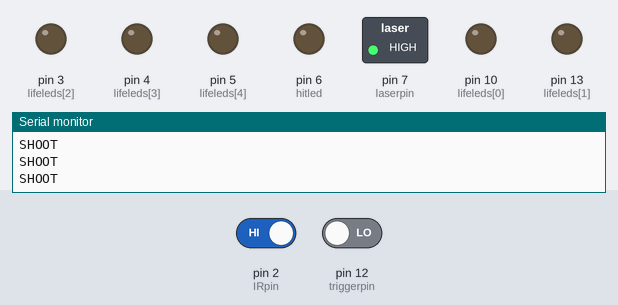
The sketch below on a simulated Arduino Uno, built with avr-gcc and run on an emulated ATmega328P. Shown: switched loads named in the sketch (green lamp = pin HIGH), output pins drawn as LEDs (lit = HIGH), the last lines printed to the serial monitor. Inputs (shaded band) come from the test bench; at power-on: pin 2 (IRpin) HIGH, pin 12 (triggerpin) LOW. Pins used as bus, display or sensor lines are not drawn.

Above: at 1.2 s.
1.3 s: pin 2 (IRpin) driven LOW
At 2.5 s:
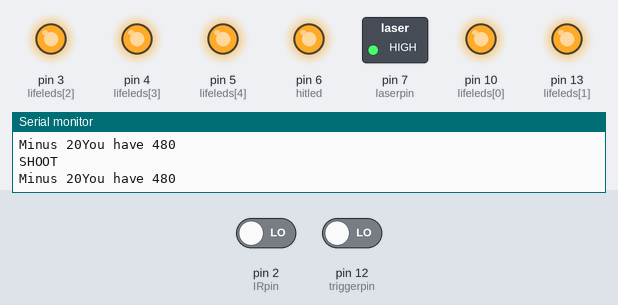
2.8 s: pin 12 (triggerpin) driven HIGH
At 3.7 s:
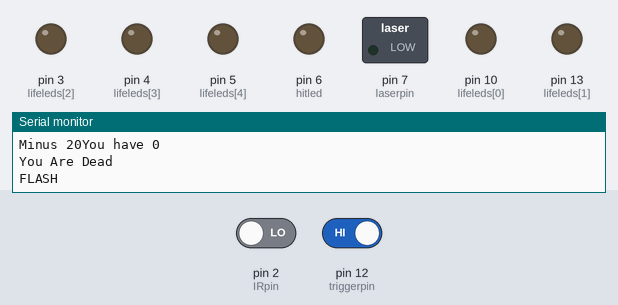
At 4.2 s:
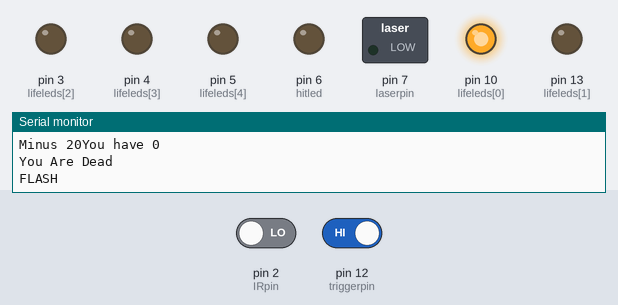
Timing chart, 0 to 16.9 s (numbered marks = the images above; inputs shaded):
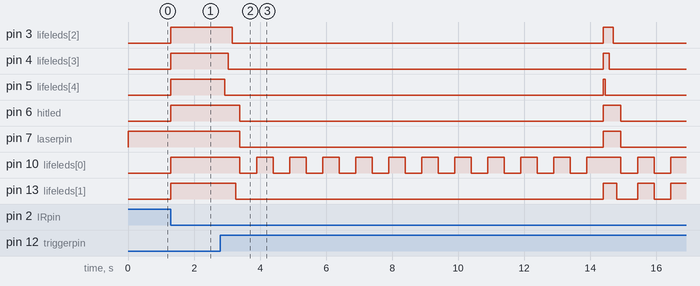

The sketch:

LaserTagCode.ino
```cpp
/* Raw IR decoder sketch!

 This sketch/program uses the Arduno and a PNA4602 to
 decode IR received. This can be used to make a IR receiver
 (by looking for a particular code)
 or transmitter (by pulsing an IR LED at ~38KHz for the
 durations detected

 Code is public domain, check out www.ladyada.net and adafruit.com
 for more tutorials!
 */

// We need to use the 'raw' pin reading methods
// because timing is very important here and the digitalRead()
// procedure is slower!
//uint8_t IRpin = 2;
// Digital pin #2 is the same as Pin D2 see
// http://arduino.cc/en/Hacking/PinMapping168 for the 'raw' pin mapping
#define IRpin_PIN      PIND
#define IRpin          2
//int signals[]={0,0,90,554,90,228,90,228,90,228,90,552,90,228,90,552,90,554,90,554,90,226,90};
//int numpulses;
int life = 500;
int firepin = 8;
int fire= 0;
int lifeleds[]={10,13,3,4,5};
int triggerpin = 12;
int speakerpin = 11;
int hitled = 6;
int laserpin = 7;
int deathcounter;
int halfcycle= 13;
int cycles = 38;
byte names[] = {'c', 'd', 'e', 'f', 'g', 'a', 'b', 'C'};
int tones[] = {1915, 1700, 1519, 1432, 1275, 1136, 1014, 956};
byte melody[] = "9c9d9e9f9g9C";
byte melody1[] = "2d";
int count = 0;
int count2 = 0;
int count3 = 0;
int MAX_COUNT = 24;
int statePin = LOW;

// the maximum pulse we'll listen for - 65 milliseconds is a long time
#define MAXPULSE 65000

// what our timing resolution should be, larger is better
// as its more 'precise' - but too large and you wont get
// accurate timing
#define RESOLUTION 20

// we will store up to 100 pulse pairs (this is -a lot-)
uint16_t pulses[100][2];  // pair is high and low pulse
uint8_t currentpulse = 0; // index for pulses we're storing

void setup(void) {
  Serial.begin(9600);
  Serial.println("Ready to decode IR!");
  for(int i =0 ; i<5 ; i++)
         {
          pinMode(lifeleds[i],OUTPUT);
         }
         pinMode(hitled,OUTPUT);
  pinMode(firepin,OUTPUT);
  pinMode(laserpin,OUTPUT);
  pinMode(triggerpin,INPUT);
  digitalWrite(laserpin,HIGH);
}

void loop(void) {
  CheckIR();
 if (fire!=0)
 {
   SendPulse();
   Serial.println("SHOOT");
}
CheckTrigger();
 }


 void CheckIR (void)
 {
   //if you are hit
       if (! (IRpin_PIN & _BV(IRpin))) {
         digitalWrite(hitled,HIGH);
  life-=20;
  updatelife();
  Serial.print("Minus 20");
  Serial.print("You have ");
  Serial.println(life);


   digitalWrite(hitled,HIGH);
     delayMicroseconds(RESOLUTION);
       }

       if (life<=0)
       {
         Serial.println("You Are Dead");
         digitalWrite(laserpin,LOW);
         Dead();
         life=500;
         Serial.println("You Are Alive");
         digitalWrite(laserpin,HIGH);
       }

       //if u are not hit
       else if (IRpin_PIN & (1 << IRpin))
       {
         digitalWrite(hitled,LOW);
//         Serial.print("I am turning on ");
//         Serial.print(life/200);
//         Serial.println(" leds");
         if (life<500)
         {
         life+=1;
          Serial.print("Add 1");
          Serial.print("You got ");
  Serial.println(life);
  updatelife();
         }

       }

//  return highpulse;
    }

 void SendPulse()
{
for (int i=0;i<cycles;i++)
{

    digitalWrite(firepin,HIGH);
    delayMicroseconds(halfcycle);
    digitalWrite(firepin,LOW);
    delayMicroseconds(halfcycle-4);
}
if (life<500)
{
life+=20;
}

  }

void CheckTrigger()
{
  if (digitalRead(triggerpin)==HIGH)
  {
    fire=0;

  }
  else
  {
    fire=1;

  }
}
void Dead()
 {
    deathcounter++;
    if (deathcounter==5)
    {
      for(int i =0 ; i<5 ; i++)
         {
           digitalWrite(lifeleds[i],HIGH);
         }
      delay(500);
      while (IRpin_PIN & (1 << IRpin))//loop loud noise to prevent cheating
      {
        Serial.println("Game Over");
        DeadSound();
        delay(300);
      }
      deathcounter=0;
       Serial.println("Game Reset");
       for(int i =0 ; i<5 ; i++)
         {
           digitalWrite(lifeleds[i],LOW);
         }
    }
   for (int i=0;i<=10;i++)
   {
     for(int u =0 ; u<5 ; u++)

         {
           digitalWrite(lifeleds[u],LOW);
         }
         digitalWrite(hitled,LOW);
         Serial.println("FLASH");
         delay(500);
         for(int u =0 ; u<deathcounter ; u++)
         {
           digitalWrite(lifeleds[u],HIGH);
         }

         delay(500);
   }

 }

 void DeadSound()
 {
   analogWrite(speakerpin, 0);
  for (count = 0; count < MAX_COUNT; count++) {
    statePin = !statePin;

    for (count3 = 0; count3 <= (melody[count*2] - 48) * 30; count3++) {
      for (count2=0;count2<8;count2++) {
        if (names[count2] == melody[count*2 + 1]) {
          analogWrite(speakerpin,250);
          delayMicroseconds(tones[count2]);
          analogWrite(speakerpin, 0);
          delayMicroseconds(tones[count2]);
        }
        if (melody[count*2 + 1] == 'p') {
          // make a pause of a certain size
          analogWrite(speakerpin, 0);
          delayMicroseconds(500);
        }
      }
    }
  }
 }

 void updatelife()
 {
   for(int i =0 ; i<5 ; i++)
         {
           digitalWrite(lifeleds[i],HIGH);
         }
for(int i = 5 ; i>(life/100) ;i--)
         {
           digitalWrite(lifeleds[i],LOW);
         }
 }
```

Measured:
- after the input at 1.3 s, pin 3 (lifeleds[2]), pin 4 (lifeleds[3]), pin 5 (lifeleds[4]), pin 6 (hitled), pin 10 (lifeleds[0]), pin 13 (lifeleds[1]): LOW → HIGH at once
- after the input at 2.8 s, pin 3 (lifeleds[2]): HIGH → LOW after 0.35 s, → HIGH 11.2 s later, → LOW 0.29 s later; pin 4 (lifeleds[3]): HIGH → LOW after 0.24 s, → HIGH 11.4 s later, → LOW 0.18 s later
